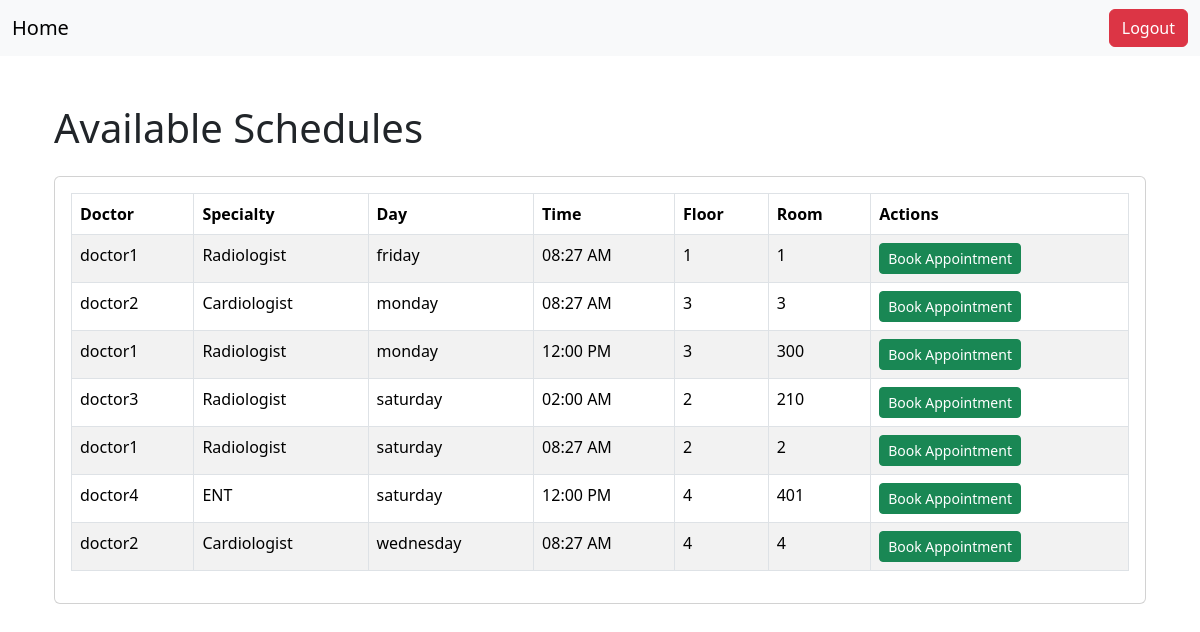
The page /schedules/ (signed in) on the database as committed earlier.
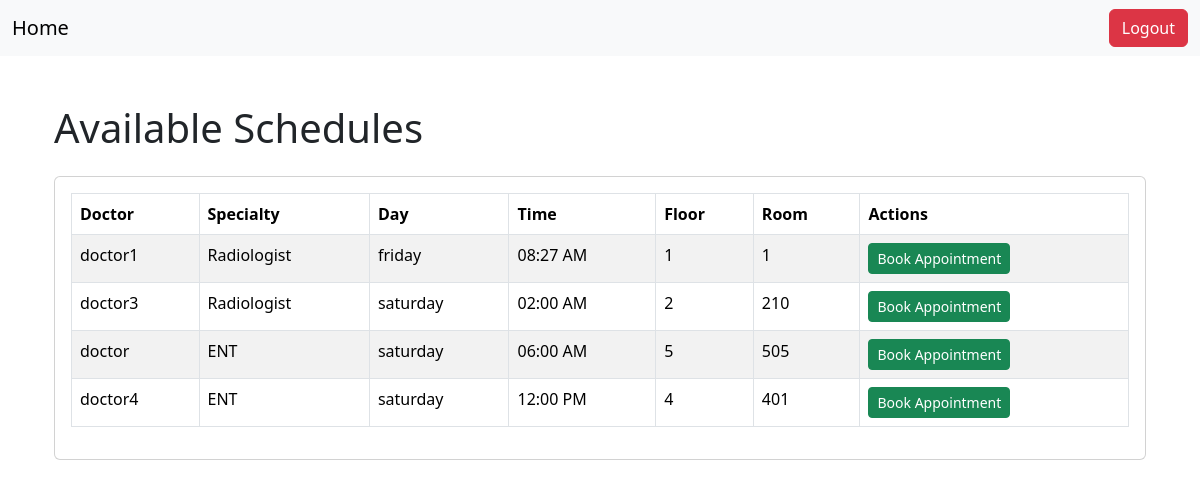
The same page on the database as committed later.
### appointment/models.py (models this page shows, shortened)
class Schedule(models.Model):
    WEEK_DAYS = [
        ('friday', 'Friday'),
        ('saturday', 'Saturday'),
        ('sunday', 'Sunday'),
        ('monday', 'Monday'),
        ('tuesday', 'Tuesday'),
        ('wednesday', 'Wednesday'),
        ('thursday', 'Thursday'),
    ]
    doctor = models.ForeignKey(
        AppUser,
        on_delete=models.CASCADE,
        limit_choices_to={'user_type': AppUser.DOCTOR},
        related_name='schedules'
    )
    day = models.CharField(max_length=10, choices=WEEK_DAYS)
    time = models.TimeField()
    floor = models.PositiveIntegerField()
    room_number = models.PositiveIntegerField()
    active = models.BooleanField(default=True)
    class Meta:
        unique_together = ('doctor', 'day', 'time')

### member/models.py (models this page shows, shortened)
class AppUser(models.Model):
    DOCTOR = 'doctor'
    PATIENT = 'patient'
    USER_TYPE_CHOICES = (
        (DOCTOR, 'Doctor'),
        (PATIENT, 'Patient'),
    )
    user = models.OneToOneField(settings.AUTH_USER_MODEL, on_delete=models.CASCADE)
    user_type = models.CharField(max_length=10, choices=USER_TYPE_CHOICES)
    specialty = models.CharField(max_length=255, blank=True, null=True)
    date_of_birth = models.DateField(blank=True, null=True)

### appointment/views.py (the view)
# urls.py: path('schedules/', views.schedule_list, name='schedule_list'),
@login_required
def schedule_list(request):
    if request.user.appuser.user_type == 'doctor':
        schedules = Schedule.objects.filter(doctor=request.user.appuser, active=True).order_by('day', 'time')
        return render(request, 'appointment/doctor_schedule_list.html', {'schedules': schedules})
    else:
        schedules = Schedule.objects.filter(active=True).order_by('day', 'time')
        return render(request, 'appointment/patient_schedule_list.html', {'schedules': schedules})

### appointment/templates/appointment/patient_schedule_list.html
{% extends 'base.html' %}
{% block content %}
<div class="container mt-5">
    <h1 class="mb-4">Available Schedules</h1>
    <div class="card">
        <div class="card-body">
            <table class="table table-striped table-bordered">
                <thead>
                    <tr>
                        <th>Doctor</th>
                        <th>Specialty</th>
                        <th>Day</th>
                        <th>Time</th>
                        <th>Floor</th>
                        <th>Room</th>
                        <th>Actions</th>
                    </tr>
                </thead>
                <tbody>
                    {% for schedule in schedules %}
                    <tr>
                        <td>{{ schedule.doctor.user.username }}</td>
                        <td>{{ schedule.doctor.specialty|default:"N/A" }}</td>
                        <td>{{ schedule.day }}</td>
                        <td>{{ schedule.time|date:"h:i A" }}</td>
                        <td>{{ schedule.floor }}</td>
                        <td>{{ schedule.room_number }}</td>
                        {% if user.appuser.user_type == 'patient' %}
                        <td>
                            <a href="{% url 'book_appointment' schedule.id %}" class="btn btn-success btn-sm">
                                Book Appointment
                            </a>
                        </td>
                        {% endif %}
                    </tr>
                    {% empty %}
                    <tr>
                        <td colspan="7" class="text-center">No schedules available at the moment.</td>
                    </tr>
                    {% endfor %}
                </tbody>
            </table>
        </div>
    </div>
</div>
{% endblock %}

### templates/base.html (shortened to what this page needs)
<!DOCTYPE html>
<html lang="en">
<head>
    <link href="https://cdn.jsdelivr.net/npm/bootstrap@5.3.3/dist/css/bootstrap.min.css" rel="stylesheet">
</head>
<body>
<nav class="navbar navbar-expand-lg navbar-light bg-light">
    <div class="container-fluid">
        <a class="navbar-brand" href="{% url 'home' %}">Home</a>
        <div class="collapse navbar-collapse" id="navbarTogglerDemo01">
            <ul class="navbar-nav ms-auto">
                {% if user.is_authenticated %}
                    <li class="nav-item">
                        <form method="post" action="{% url 'logout' %}" style="display: inline;">
                            <button type="submit" class="btn btn-danger">Logout</button>
                        </form>
                    </li>
                {% endif %}
            </ul>
        </div>
    </div>
</nav>
<main class="container">
    {% block content %}{% endblock %}
</main>
</body>
</html>

Rows that differ between the two databases and show on the page:
removed Schedule: doctor.user.username "doctor2", doctor.specialty "Cardiologist", day "monday", time "08:27 AM", floor "3", room_number "3"
removed Schedule: doctor.user.username "doctor1", doctor.specialty "Radiologist", day "monday", time "12:00 PM", floor "3", room_number "300"
removed Schedule: doctor.user.username "doctor1", doctor.specialty "Radiologist", day "saturday", time "08:27 AM", floor "2", room_number "2"
removed Schedule: doctor.user.username "doctor2", doctor.specialty "Cardiologist", day "wednesday", time "08:27 AM", floor "4", room_number "4"
added Schedule: doctor.user.username "doctor", doctor.specialty "ENT", day "saturday", time "06:00 AM", floor "5", room_number "505"
